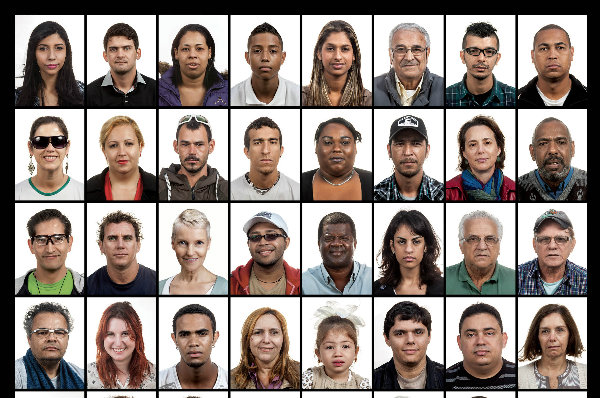
#> input picture Anexos, Imagens e Videos/pessoas-racas.jpg, 600 x 398 px, found by its file name
$ python Detector_Pele.py
#> lines starting #> are read from the running program, lines starting #| are printed output that depends on the picture; after the words box and inside, x2 and y2 are one past the last pixel; in counts of white or black regions, pixels touching at a corner belong together
# Import all essential libraries
import cv2
import numpy as np
import sys
from pathlib import Path

path = Path(sys.path[0])
caminhoImagem = Path('Anexos, Imagens e Videos/pessoas-racas.jpg')

# minRange for min skin color Rnage
# maxRange for maximum skin color Range
minRange = np.array([0,133,77],np.uint8)
maxRange = np.array([235,173,127],np.uint8)
image = cv2.imread(str(caminhoImagem))
#> image is the input picture: shape (398, 600, 3); mean B, G, R 131.3, 137.3, 148.8

# change our image bgr to ycr using cvtcolor() method
YCRimage = cv2.cvtColor(image,cv2.COLOR_BGR2YCR_CB)
#> YCRimage: shape (398, 600, 3); mean of channels 0, 1, 2 140.1, 134.2, 123.1

# apply min or max range on skin area in our image
skinArea = cv2.inRange(YCRimage,minRange,maxRange)
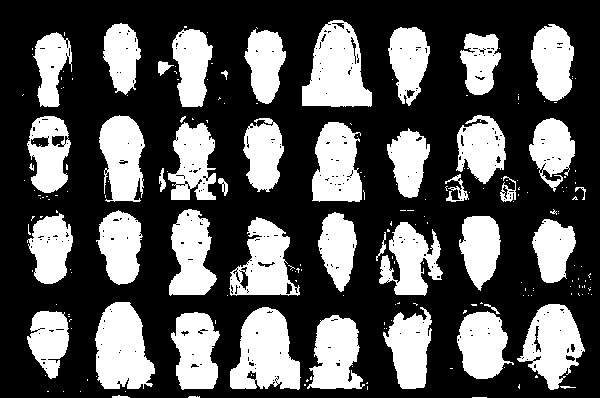
#> skinArea: shape (398, 600); 34.5% white; 211 white regions (165 under 20 px), largest, box (x1, y1, x2, y2) and area: (302, 20, 372, 107) 4032, (230, 307, 301, 390) 4015, (95, 302, 155, 389) 3859
detectedSkin = cv2.bitwise_and(image, image, mask = skinArea)
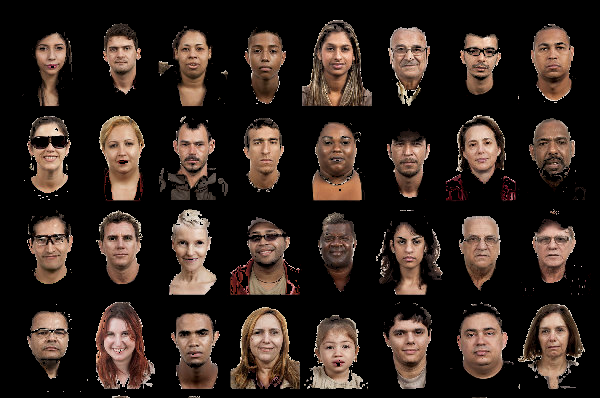
#> detectedSkin: shape (398, 600, 3); mean B, G, R 30.5, 36.6, 48.4

cv2.namedWindow('Imagem entrada/saída', cv2.WINDOW_GUI_EXPANDED)
cv2.imshow('Imagem entrada/saída', np.hstack([image,detectedSkin]))
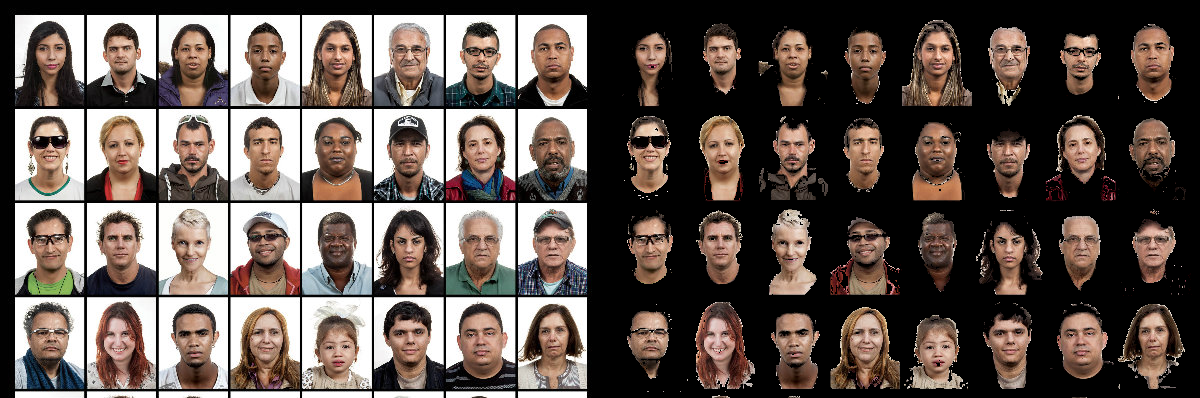
#> window 'Imagem entrada/saída': shape (398, 1200, 3); mean B, G, R 80.9, 86.9, 98.6

cv2.waitKey(0)
cv2.destroyAllWindows()

$ run again, with Anexos, Imagens e Videos/1280px-Hereditary_elliptocytosis.jpg copied over Anexos, Imagens e Videos/pessoas-racas.jpg
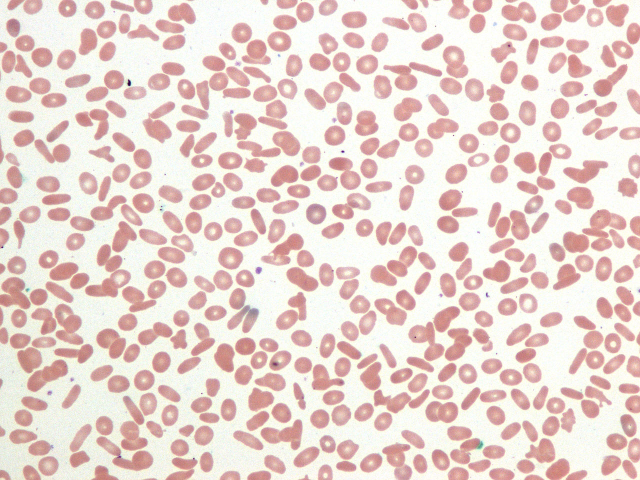
#> input picture Anexos, Imagens e Videos/1280px-Hereditary_elliptocytosis.jpg, 1280 x 960 px, found by its file name (shown at 1/2 size)
#> image is the input picture: shape (960, 1280, 3); mean B, G, R 207.2, 213.2, 233.6
#> YCRimage: shape (960, 1280, 3); mean of channels 0, 1, 2 218.6, 138.7, 121.6
#> `skinArea = cv2.inRange(YCRimage,minRange,maxRange)`:
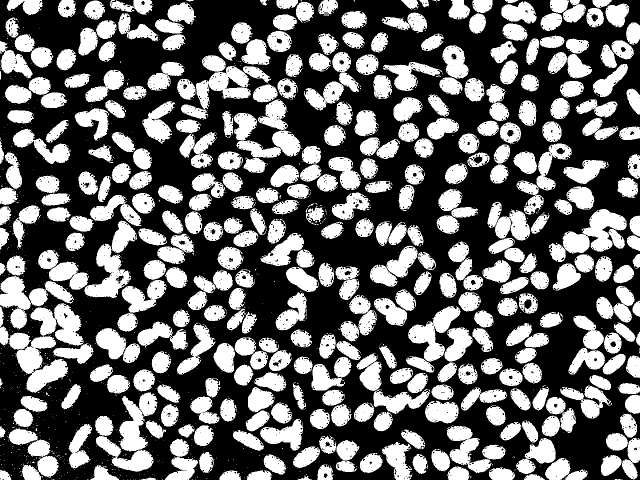
#> skinArea: shape (960, 1280) (shown at 1/2 size); 41.6% white; 1217 white regions (830 under 20 px), largest, box (x1, y1, x2, y2) and area: (0, 606, 167, 786) 12648, (1125, 418, 1254, 507) 6479, (0, 552, 148, 659) 6184
#> `cv2.imshow('Imagem entrada/saída', np.hstack([image,detectedSkin]))`:
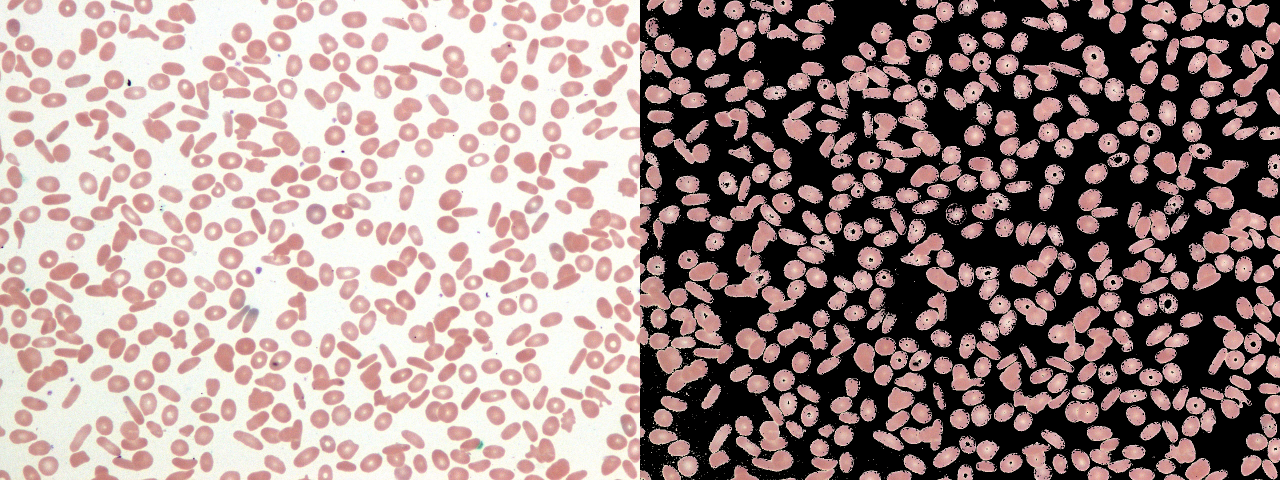
#> window 'Imagem entrada/saída': shape (960, 2560, 3) (shown at 1/2 size); mean B, G, R 138.1, 141.3, 161.5
